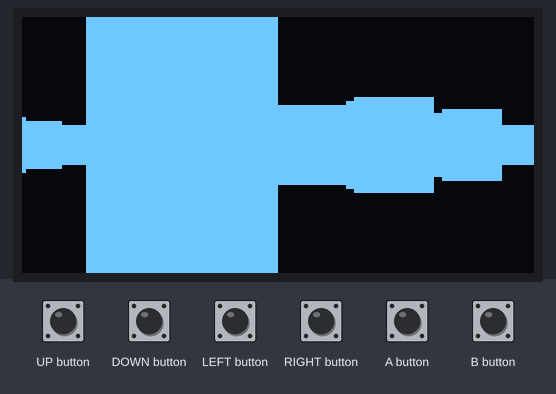
Simulated run of this sketch. Board: Arduboy, built with avr-gcc and run on an emulated ATmega32U4. Shown: 128×64 one-colour display. The test bench sets the inputs (shaded band).

Above: at 1.2 s.
1.3 s: UP button pressed for 1 s
At 3.4 s:
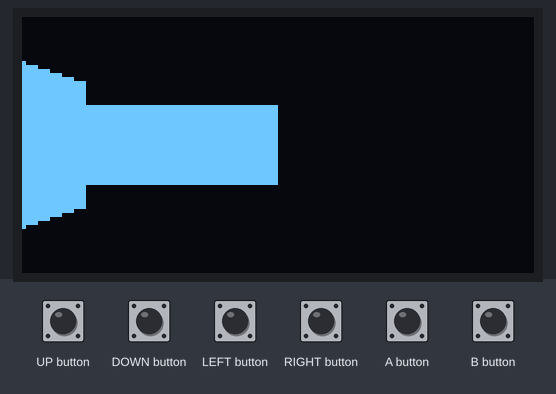
3.8 s: DOWN button pressed for 1 s
At 5.7 s:
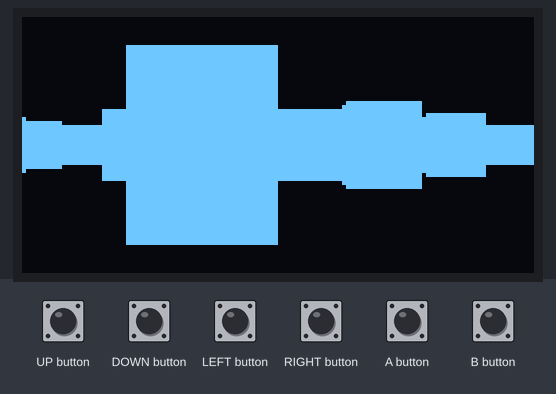
6.3 s: LEFT button pressed for 0.15 s
At 7.2 s:
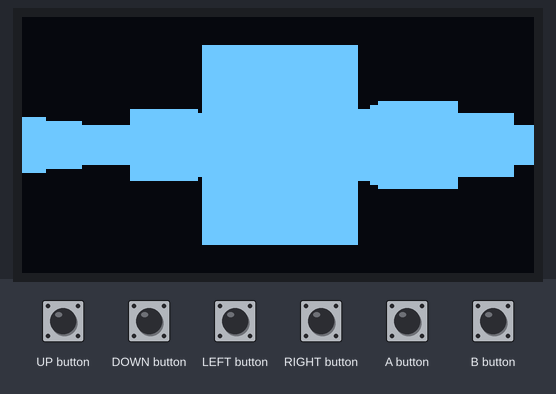
8.0 s: RIGHT button pressed for 0.15 s
At 8.9 s:
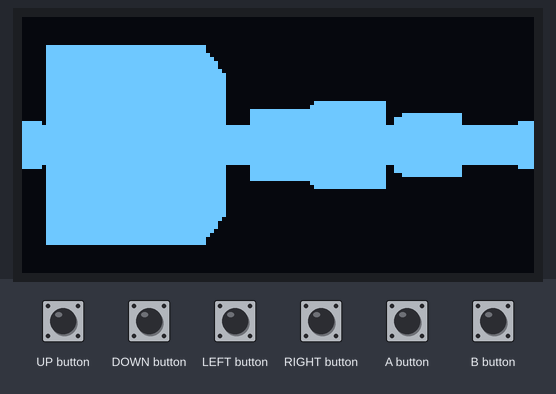
9.7 s: A button pressed for 0.15 s
At 11.0 s:
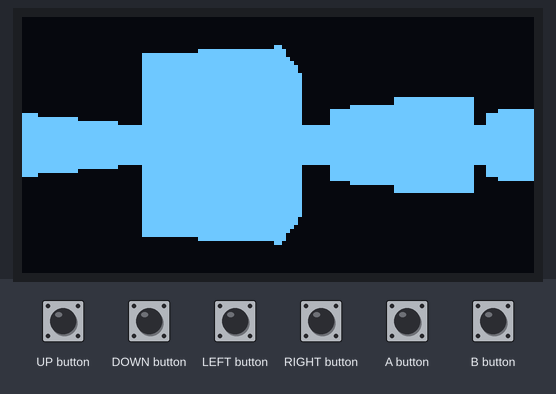
11.4 s: B button pressed for 1 s
At 12.8 s:
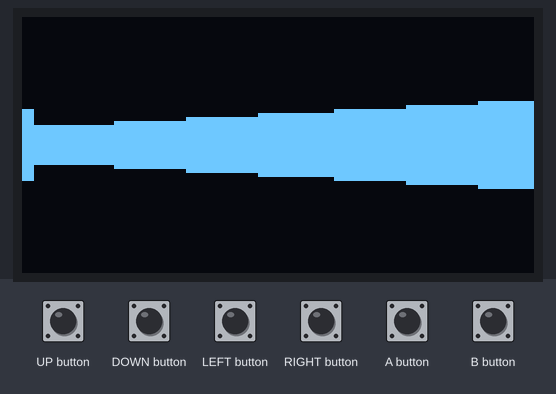
Timing chart, 0 to 14.4 s (numbered marks = the images above; inputs shaded):
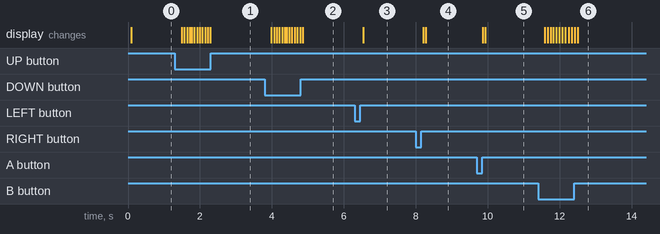

Measured:
- after the input at 1.3 s, the display: first changes after 0.20 s (image 1 shows a later state)
- after the input at 3.8 s, the display: first changes after 0.19 s (image 2 shows a later state)
- after the input at 6.3 s, the display: changes after 0.24 s (image 3)
- after the input at 8.0 s, the display: first changes after 0.20 s (image 4 shows a later state)
- after the input at 9.7 s, the display: first changes after 0.16 s (image 5 shows a later state)
- after the input at 11.4 s, the display: first changes after 0.19 s (image 6 shows a later state)

The sketch:

raycastEngine.ino
```cpp
#include <Arduboy2.h>
//#include <Arduboy2Audio.h>
#include <Arduboy2Core.h>
//#include <Sprites.h>

#define MAP_WIDTH 15
#define MAP_HEIGHT 15

Arduboy2 ab;
int worldMap[MAP_WIDTH][MAP_HEIGHT] = {
  {1,1,1,1,1,1,1,1,1,1,1,1,1,1,1},
  {1,0,0,0,0,0,0,0,0,0,0,0,0,0,1},
  {1,0,0,0,0,0,0,0,0,0,0,0,0,0,1},
  {1,0,0,0,1,0,0,1,0,0,0,0,0,0,1},
  {1,0,0,0,0,0,0,0,0,0,0,0,0,0,1},
  {1,0,0,0,0,0,0,0,0,0,1,0,0,0,1},
  {1,0,0,0,1,0,0,1,0,0,0,0,0,0,1},
  {1,0,0,0,0,0,0,0,1,0,0,0,0,0,1},
  {1,0,0,0,0,0,0,0,0,0,0,0,0,0,1},
  {1,0,0,0,0,0,0,0,0,0,0,0,0,0,1},
  {1,0,0,0,0,0,1,0,0,0,0,0,0,0,1},
  {1,0,0,0,0,0,0,0,0,0,0,0,0,0,1},
  {1,0,0,0,0,0,0,0,0,0,0,0,0,0,1},
  {1,0,0,0,0,0,0,0,0,0,0,0,0,0,1},
  {1,1,1,1,1,1,1,1,1,1,1,1,1,1,1}
};
double posX = 13.0, posY = 7.0,posZ = 0; //player position
int moveLeft = 0,moveRight = 0,moveFwd = 0,moveBck = 0, rotateRt = 0, rotateLt = 0; //player direction vect
double dirX = -1.0, dirY = 0.0, planeX = 0.0, planeY = 0.66;//player vect vars
double speedVar = 0.50, rotSpeedVar = 0.1, rotateSpeedX = 0.0045, rotateSpeedY = 1.5; // player movement speed
double curTime = 0, prevTime = 0;

int handleInput(){
  if (ab.pressed(LEFT_BUTTON)){
    moveLeft = 1;
  }
  if (ab.pressed(RIGHT_BUTTON)){
    moveRight = 1;
  }
  if (ab.pressed(UP_BUTTON)){
    moveFwd = 1;
  }
  if (ab.pressed(DOWN_BUTTON)){
    moveBck = 1;
  }
  if(ab.pressed(A_BUTTON)){
    rotateLt = 1;
  }
  if(ab.pressed(B_BUTTON)){
    rotateRt = 1;
  }

  if (ab.notPressed(LEFT_BUTTON)){
    moveLeft = 0;
  }
  if (ab.notPressed(RIGHT_BUTTON)){
    moveRight = 0;
  }
  if (ab.notPressed(UP_BUTTON)){
    moveFwd = 0;
  }
  if (ab.notPressed(DOWN_BUTTON)){
    moveBck = 0;
  }
  if(ab.notPressed(A_BUTTON)){
    rotateLt = 0;
  }
  if(ab.notPressed(B_BUTTON)){
    rotateRt = 0;
  }
  return 1;
}

void movePlayer (double deltaTime){
  if (moveFwd){
    double moveStepX = dirX * deltaTime * speedVar;
    double moveStepY = dirY * deltaTime * speedVar;

    if(!worldMap[(int)(posX + moveStepX)][(int)posY])
      posX += moveStepX;
    if(!worldMap[(int)(posX)][(int)(posY + moveStepY)])
      posY += moveStepY;
  }
  if (moveBck) {
    double moveStepX = -dirX * deltaTime * speedVar;
    double moveStepY = -dirY * deltaTime * speedVar;

    if (!worldMap[(int)(posX + moveStepX)][(int)posY])
      posX += moveStepX;
    if (!worldMap[(int)(posX)][(int)(posY + moveStepY)])
      posY += moveStepY;
  }
  if (moveRight) {
    //Find perp. vector by switching x and y, and negating one
    double moveStepX = dirY * deltaTime * speedVar;
    double moveStepY = -dirX * deltaTime * speedVar;

    if (!worldMap[(int)(posX + moveStepX)][(int)posY])
      posX += moveStepX;
    if (!worldMap[(int)(posX)][(int)(posY + moveStepY)])
      posY += moveStepY;
  }
  if (moveLeft) {
    double moveStepX = -dirY * deltaTime * speedVar;
    double moveStepY = dirX * deltaTime * speedVar;

    if (!worldMap[(int)(posX + moveStepX)][(int)posY])
      posX += moveStepX;
    if (!worldMap[(int)(posX)][(int)(posY + moveStepY)])
      posY += moveStepY;
  }
  if (rotateRt){
    double newRotateSpeed = -rotSpeedVar;
    double oldDirX = dirX;
    dirX = dirX * cos(newRotateSpeed) - dirY * sin(newRotateSpeed);
    dirY = oldDirX * sin(newRotateSpeed) + dirY * cos(newRotateSpeed);
    double oldPlaneX = planeX;
    planeX = planeX * cos(newRotateSpeed) - planeY * sin(newRotateSpeed);
    planeY = oldPlaneX * sin(newRotateSpeed) + planeY * cos(newRotateSpeed);
  }
  if (rotateLt){
    double newRotateSpeed = rotSpeedVar;
    double oldDirX = dirX;
    dirX = dirX * cos(newRotateSpeed) - dirY * sin(newRotateSpeed);
    dirY = oldDirX * sin(newRotateSpeed) + dirY * cos(newRotateSpeed);
    double oldPlaneX = planeX;
    planeX = planeX * cos(newRotateSpeed) - planeY * sin(newRotateSpeed);
    planeY = oldPlaneX * sin(newRotateSpeed) + planeY * cos(newRotateSpeed);
  }
}

void renderWalls(){
  for(int x = 0; x < WIDTH; ++x){
    double screenCoordinate = (x << 1) / (double)WIDTH - 1;
    double rayPosX = posX;
    double rayPosY = posY;
    double rayDirX = dirX + planeX * screenCoordinate;
    double rayDirY = dirY + planeY * screenCoordinate;

    int mapX = (int) rayPosX;
    int mapY = (int) rayPosY;

    double sideDistX;
    double sideDistY;

    double deltaX = sqrt(1+(rayDirY * rayDirY) / (rayDirX * rayDirX));
    double deltaY = sqrt(1+(rayDirX * rayDirX) / (rayDirY * rayDirY));
    double wallDist;

    int stepX;
    int stepY;

    int nsWall = false;

    if (rayDirX < 0){
      stepX = -1;
      sideDistX = (rayPosX - mapX) * deltaX;
    }
    else{
      stepX = 1;
      sideDistX = (mapX + 1.0 - rayPosX) * deltaX;
    }

    if (rayDirY < 0){
      stepY = -1;
      sideDistY = (rayPosY - mapY) * deltaY;
    }
    else{
      stepY = 1;
      sideDistY = (mapY + 1.0 - rayPosY) * deltaY;
    }

   while(!worldMap[mapX][mapY]){
    if (sideDistX < sideDistY){
      sideDistX += deltaX;
      mapX += stepX;
      nsWall = false;
    }
    else{
      sideDistY += deltaY;
      mapY += stepY;
      nsWall = true;
    }
    if (mapX > MAP_WIDTH || mapY > MAP_HEIGHT)
      return;
   }

   if (nsWall)
    wallDist = fabs((mapY - rayPosY + (1-stepY) / 2) / rayDirY);
   else
    wallDist = fabs((mapX - rayPosX + (1-stepX) / 2) /rayDirX);

   int wallHeight = abs((int)(WIDTH/wallDist));

   int start = -wallHeight / 2+HEIGHT / 2;
   if(start < -posZ)
    start = -posZ;

   int endH = wallHeight /2+HEIGHT / 2;
   if(endH > HEIGHT - posZ)
    endH = HEIGHT - posZ;

   int y1 = start+posZ;
   if (y1 < 0)
    y1 = 0;
   int y2 = endH + posZ;
   if (y2 < 0)
    y2 = 0;
   int h = y2 - y1;
   //drawLine(x,y1,x,y2);
   ab.drawFastVLine(x,y1,h);
  }
}

void setup() {
  // put your setup code here, to run once:
  ab.begin();
  ab.setFrameRate(60);
}

void loop() {
  // put your main code here, to run repeatedly:
  if(!(ab.nextFrame()))
    return;

  ab.clear();
  handleInput();
  renderWalls();
  movePlayer(1);
  ab.display();
}
```
